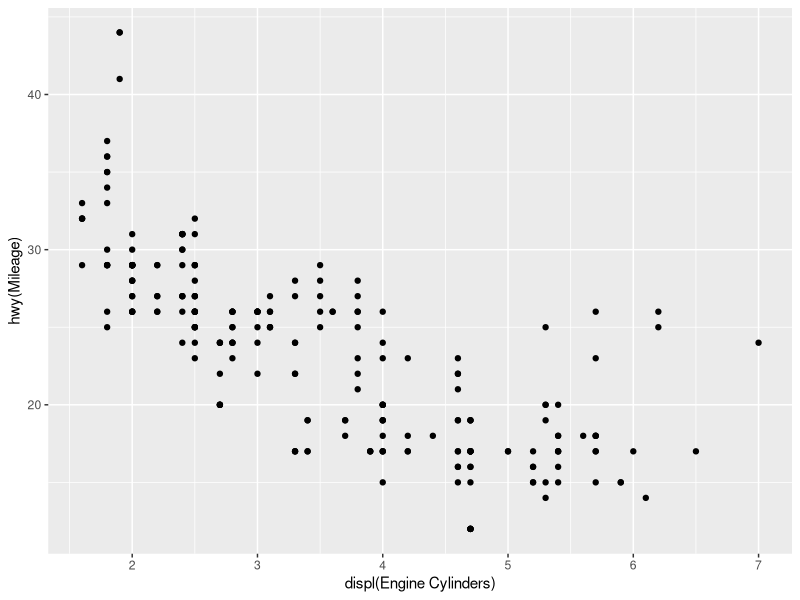
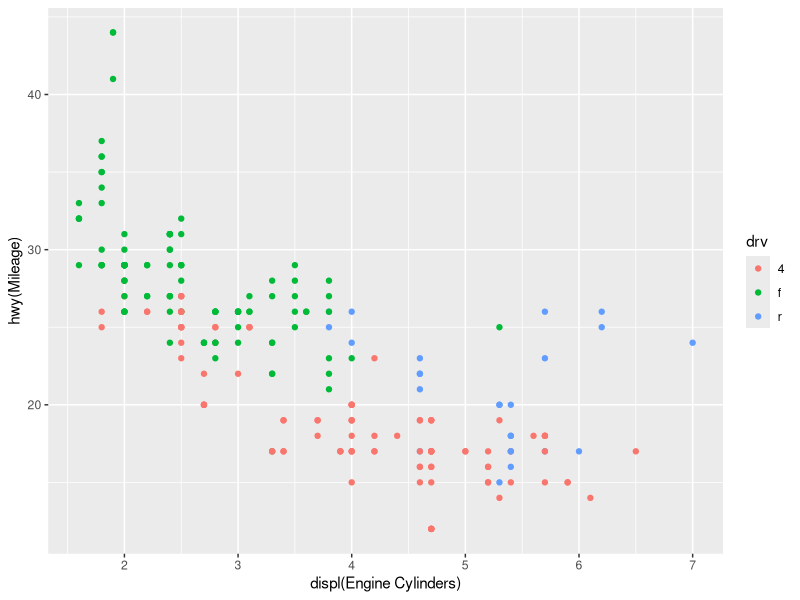
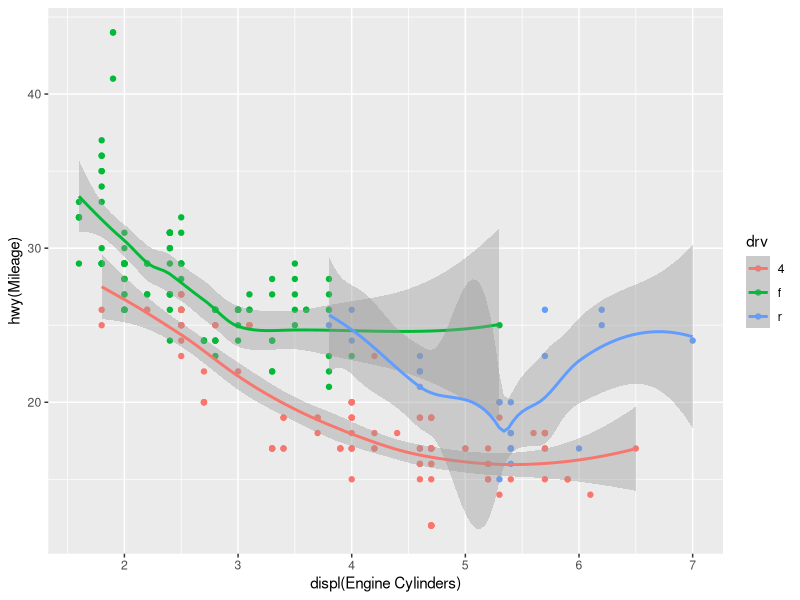
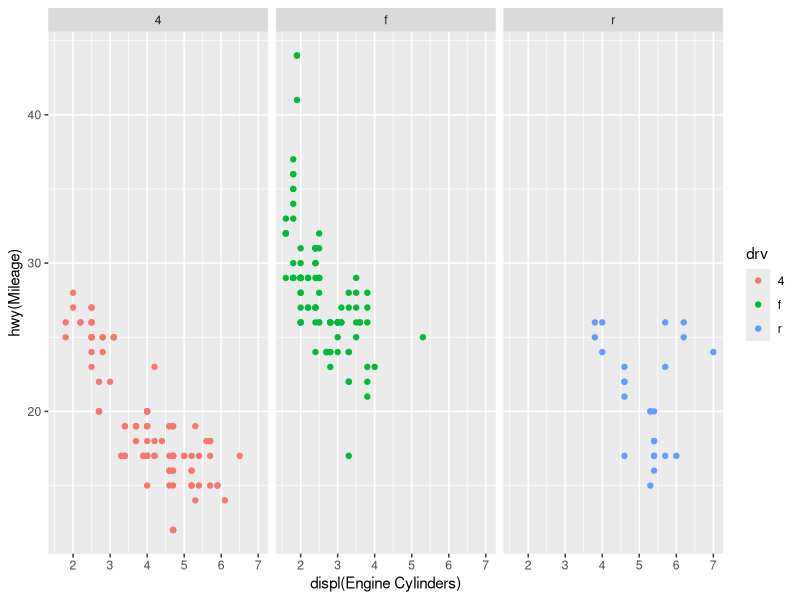
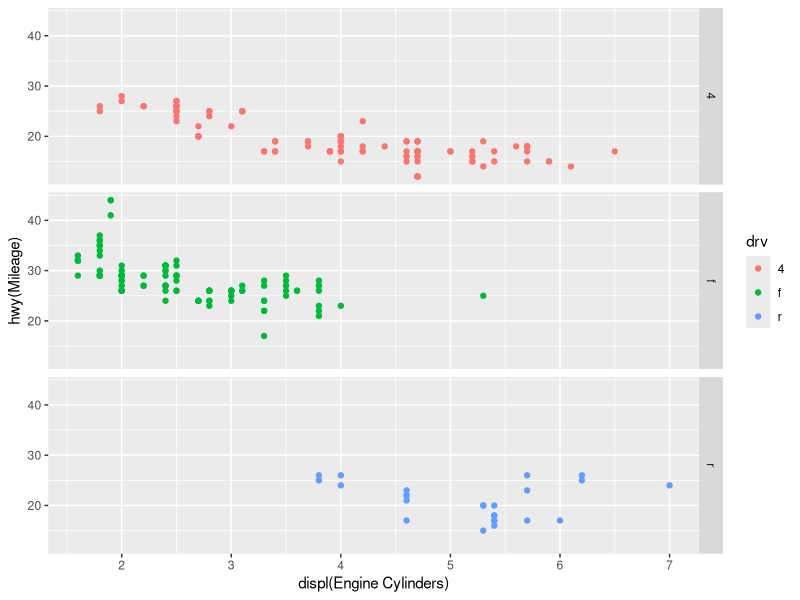
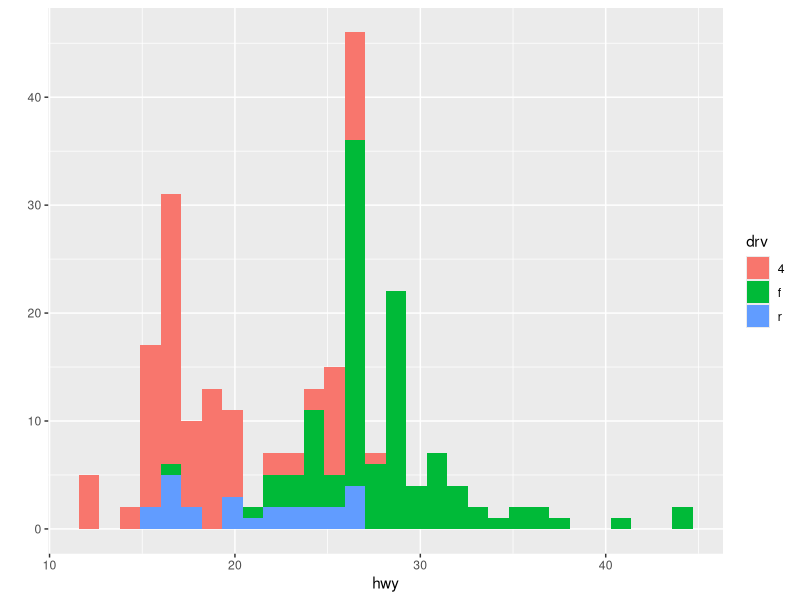
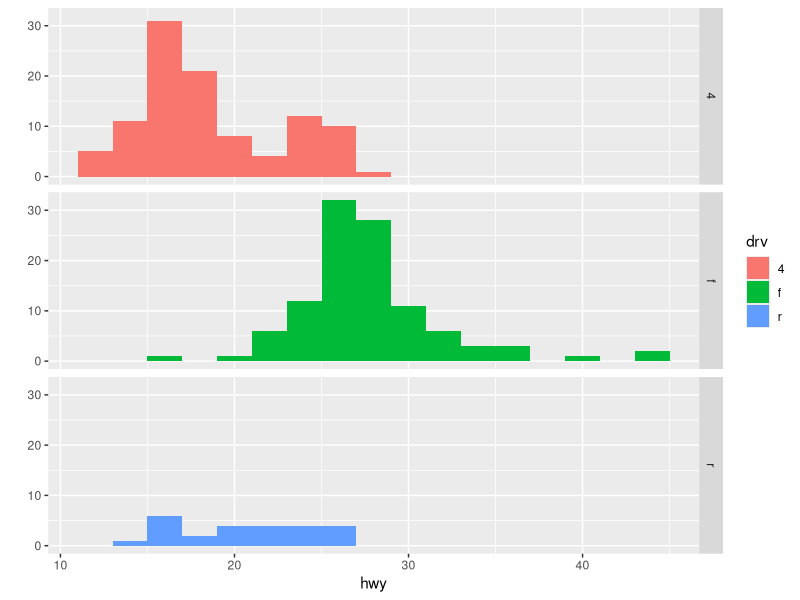

Write the R code that produced these figures, in order.
library(ggplot2)

#' All about qplot
#' A handy ploting function to quickly explore the data with automatic default settings

str(mpg)
# Create a veriy simple plot using ggplot
qplot(displ,hwy,data=mpg, xlab = "displ(Engine Cylinders)", ylab = "hwy(Mileage)")

# Modifying asthetics attributes
qplot(displ,hwy,data=mpg, color=drv,
      xlab = "displ(Engine Cylinders)", 
      ylab = "hwy(Mileage)")

# adding geom
qplot(displ,hwy,data=mpg, color=drv, geom = c("point","smooth"),
      xlab = "displ(Engine Cylinders)", 
      ylab = "hwy(Mileage)")

# Facets setup - Multiple vertical panels for each factor
qplot(displ,hwy,data=mpg, facets = .~drv , color=drv, 
      xlab = "displ(Engine Cylinders)", 
      ylab = "hwy(Mileage)")

# Facets setup - Multiple horizontal panels for each factor
qplot(displ,hwy,data=mpg, facets = drv~. , color=drv, 
      xlab = "displ(Engine Cylinders)", 
      ylab = "hwy(Mileage)")


# histogram with one variable
qplot(hwy,data=mpg, fill=drv)
# histogram with horizontal facets by drv factor
qplot(hwy,data=mpg, fill=drv, facets = drv~., binwidth=2 )

